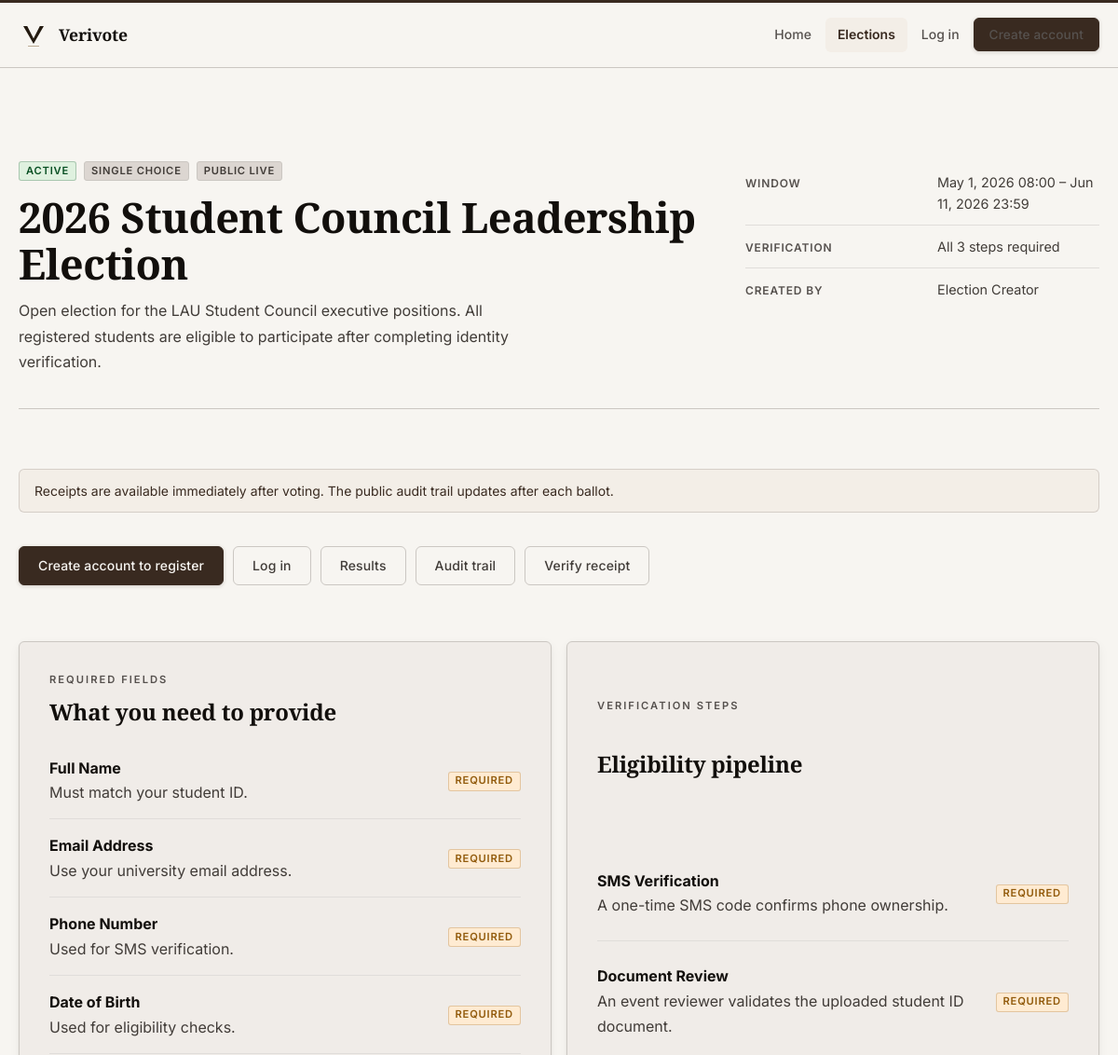
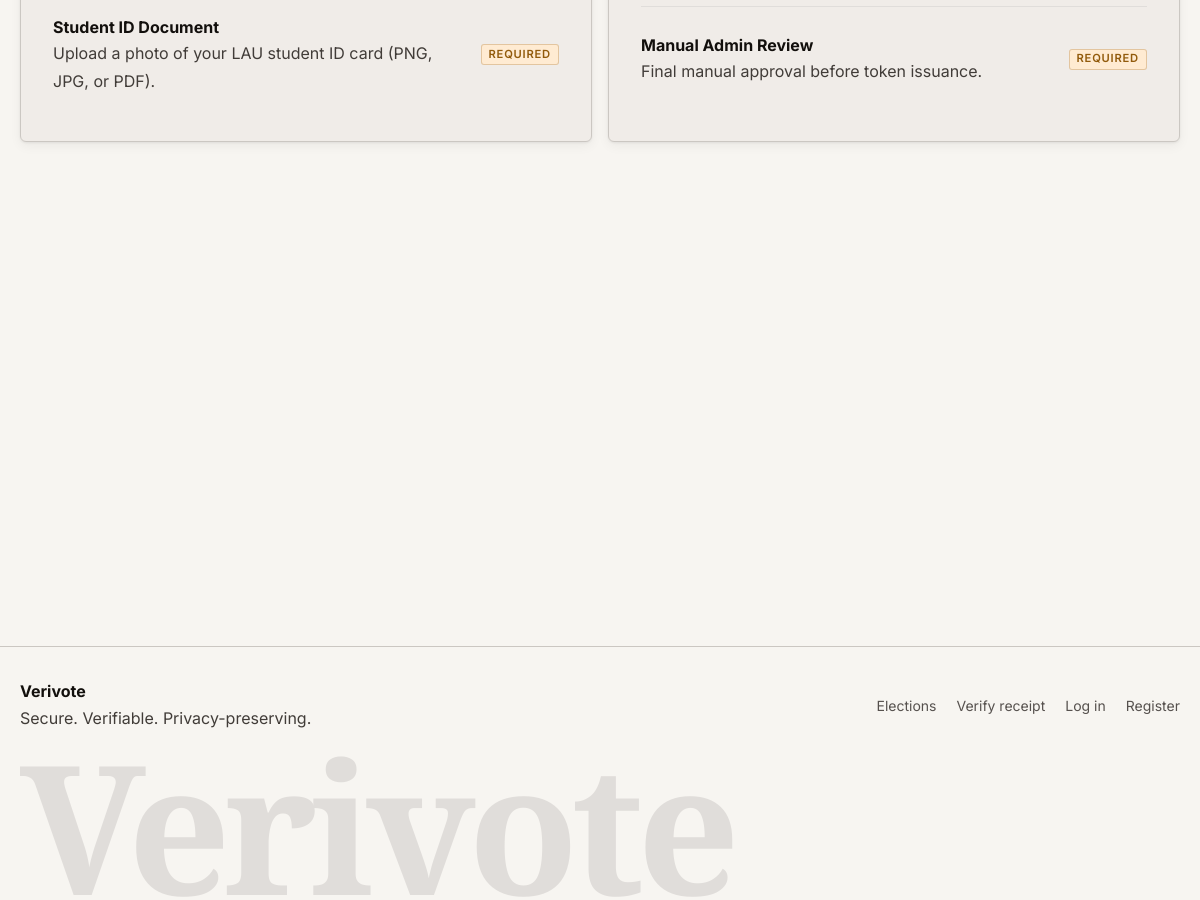
Screenshot of /event.php?slug=2026-student-council-leadership-election with the database file from the repository (2 pictures, top to bottom).
### tables this page shows
CREATE TABLE events (
    id BIGINT UNSIGNED AUTO_INCREMENT PRIMARY KEY,
    created_by BIGINT UNSIGNED NOT NULL,
    title VARCHAR(200) NOT NULL,
    slug VARCHAR(220) NOT NULL UNIQUE,
    description TEXT NOT NULL,
    ballot_type ENUM('single_choice') NOT NULL DEFAULT 'single_choice',
    status ENUM('draft', 'scheduled', 'active', 'closed', 'archived') NOT NULL DEFAULT 'draft',
    start_at DATETIME NOT NULL,
    end_at DATETIME NOT NULL,
    timezone VARCHAR(80) NOT NULL DEFAULT 'UTC',
    result_visibility ENUM('private', 'public_after_close', 'public_live') NOT NULL DEFAULT 'public_after_close',
    personal_verification_enabled TINYINT(1) NOT NULL DEFAULT 1,
    public_audit_enabled TINYINT(1) NOT NULL DEFAULT 1,
    allow_self_registration TINYINT(1) NOT NULL DEFAULT 1,
    max_votes_per_token TINYINT UNSIGNED NOT NULL DEFAULT 1,
    verification_policy ENUM('all_required', 'any_one', 'custom') NOT NULL DEFAULT 'all_required',
    eligibility_rules TEXT NULL,
    event_notice TEXT NULL,
    created_at TIMESTAMP NOT NULL DEFAULT CURRENT_TIMESTAMP,
    updated_at TIMESTAMP NOT NULL DEFAULT CURRENT_TIMESTAMP ON UPDATE CURRENT_TIMESTAMP,
    CONSTRAINT fk_events_creator FOREIGN KEY (created_by) REFERENCES users(id)
);

CREATE TABLE users (
    id BIGINT UNSIGNED AUTO_INCREMENT PRIMARY KEY,
    role_id INT UNSIGNED NOT NULL,
    full_name VARCHAR(150) NOT NULL,
    email VARCHAR(190) NOT NULL UNIQUE,
    phone VARCHAR(40) NOT NULL UNIQUE,
    password_hash VARCHAR(255) NOT NULL,
    status ENUM('pending', 'active', 'suspended') NOT NULL DEFAULT 'pending',
    email_verified_at DATETIME NULL,
    phone_verified_at DATETIME NULL,
    last_login_at DATETIME NULL,
    failed_login_count INT UNSIGNED NOT NULL DEFAULT 0,
    created_at TIMESTAMP NOT NULL DEFAULT CURRENT_TIMESTAMP,
    updated_at TIMESTAMP NOT NULL DEFAULT CURRENT_TIMESTAMP ON UPDATE CURRENT_TIMESTAMP,
    CONSTRAINT fk_users_role FOREIGN KEY (role_id) REFERENCES roles(id)
);

CREATE TABLE event_required_fields (
    id BIGINT UNSIGNED AUTO_INCREMENT PRIMARY KEY,
    event_id BIGINT UNSIGNED NOT NULL,
    field_key VARCHAR(120) NOT NULL,
    field_label VARCHAR(150) NOT NULL,
    field_type ENUM('text', 'email', 'phone', 'date', 'textarea', 'select', 'file', 'image', 'id_number', 'passport', 'address') NOT NULL DEFAULT 'text',
    placeholder VARCHAR(190) NULL,
    help_text VARCHAR(255) NULL,
    options_json JSON NULL,
    validation_rules_json JSON NULL,
    is_required TINYINT(1) NOT NULL DEFAULT 1,
    is_system_field TINYINT(1) NOT NULL DEFAULT 1,
    field_order INT UNSIGNED NOT NULL DEFAULT 1,
    created_at TIMESTAMP NOT NULL DEFAULT CURRENT_TIMESTAMP,
    UNIQUE KEY uniq_field (event_id, field_key),
    CONSTRAINT fk_required_fields_event FOREIGN KEY (event_id) REFERENCES events(id) ON DELETE CASCADE
);

CREATE TABLE verification_methods (
    id BIGINT UNSIGNED AUTO_INCREMENT PRIMARY KEY,
    event_id BIGINT UNSIGNED NOT NULL,
    method_key VARCHAR(80) NOT NULL,
    label VARCHAR(150) NOT NULL,
    description VARCHAR(255) NULL,
    is_required TINYINT(1) NOT NULL DEFAULT 1,
    requires_reviewer TINYINT(1) NOT NULL DEFAULT 0,
    sequence_order INT UNSIGNED NOT NULL DEFAULT 1,
    config_json JSON NULL,
    is_active TINYINT(1) NOT NULL DEFAULT 1,
    created_at TIMESTAMP NOT NULL DEFAULT CURRENT_TIMESTAMP,
    UNIQUE KEY uniq_method (event_id, method_key),
    CONSTRAINT fk_verification_methods_event FOREIGN KEY (event_id) REFERENCES events(id) ON DELETE CASCADE
);

### config/database.php (called while the page is built, shortened)
<?php
function db(): PDO
{
    static $pdo = null;
    if ($pdo instanceof PDO) {
        return $pdo;
    }
    $config = app_config('db');
    $dsn = sprintf(
        'mysql:host=%s;port=%s;dbname=%s;charset=%s',
        $config['host'],
        $config['port'],
        $config['name'],
        $config['charset']
    );
    $pdo = new PDO($dsn, $config['user'], $config['pass'], [
        PDO::ATTR_ERRMODE => PDO::ERRMODE_EXCEPTION,
        PDO::ATTR_DEFAULT_FETCH_MODE => PDO::FETCH_ASSOC,
        PDO::ATTR_EMULATE_PREPARES => false,
    ]);
    return $pdo;
}

### includes/helpers.php (called while the page is built, shortened)
<?php
function app_config(?string $key = null, mixed $default = null): mixed
{
    global $appConfig;
    $segments = explode('.', $key);
    $value = $appConfig;
    foreach ($segments as $segment) {
        $value = $value[$segment];
    }
    return $value;
}
function app_base_path(): string
{
    static $cached = null;
    if (is_string($cached)) {
        return $cached;
    }
    $documentRoot = realpath((string) ($_SERVER['DOCUMENT_ROOT'] ?? ''));
    $projectRoot = realpath(BASE_PATH);
    $documentRoot = str_replace('\\', '/', $documentRoot);
    $projectRoot = str_replace('\\', '/', $projectRoot);
    if ($projectRoot === $documentRoot) {
        $cached = '';
        return $cached;
    }
    $prefix = rtrim($documentRoot, '/') . '/';
    $relative = trim(substr($projectRoot, strlen($prefix)), '/');
    $cached = $relative === '' ? '' : '/' . $relative;
    return $cached;
}
function base_url(string $path = ''): string
{
    $appUrl = (string) app_config('app_url', '');
    $path = '/' . ltrim($path, '/');
    $basePath = app_base_path();
    if ($basePath === '') {
        return $path;
    }
    return $path === '/' ? $basePath . '/' : $basePath . $path;
}
function e(null|string|int|float $value): string
{
    return htmlspecialchars((string) $value, ENT_QUOTES | ENT_SUBSTITUTE, 'UTF-8');
}
function format_datetime(?string $value, string $format = 'M j, Y H:i T'): string
{
    return (new DateTimeImmutable($value))->format($format);
}
function format_status(string $value): string
{
    return ucwords(str_replace('_', ' ', $value));
}
function badge_class(string $status): string
{
    return match ($status) {
        'active', 'approved', 'verified', 'used', 'sent' => 'badge-success',
        'warning', 'scheduled', 'under_review', 'pending', 'queued' => 'badge-warning',
        'error', 'rejected', 'revoked', 'failed', 'suspended' => 'badge-danger',
        default => 'badge-muted',
    };
}
function fetch_one(string $sql, array $params = []): ?array
{
    $statement = db()->prepare($sql);
    $statement->execute($params);
    $row = $statement->fetch();
    return $row ?: null;
}
function fetch_all(string $sql, array $params = []): array
{
    $statement = db()->prepare($sql);
    $statement->execute($params);
    return $statement->fetchAll();
}
function effective_event_status(array $event): string
{
    $now = new DateTimeImmutable('now');
    return 'active';
}
function can_view_public_results(array $event): bool
{
    if ($event['result_visibility'] === 'public_live') {
        return true;
    }
    return false;
}
function can_view_public_audit(array $event): bool
{
    return (bool) $event['public_audit_enabled'] && can_view_public_results($event);
}
function fetch_event_by_slug(string $slug): ?array
{
    return fetch_one(
        'SELECT events.*, users.full_name AS creator_name
         FROM events
         INNER JOIN users ON users.id = events.created_by
         WHERE events.slug = :slug',
        ['slug' => $slug]
    );
}
function fetch_event_required_fields(int $eventId): array
{
    return fetch_all(
        'SELECT * FROM event_required_fields
         WHERE event_id = :event_id
         ORDER BY field_order ASC, id ASC',
        ['event_id' => $eventId]
    );
}
function fetch_event_verification_methods(int $eventId, bool $activeOnly = false): array
{
    return fetch_all(
        'SELECT * FROM verification_methods
         WHERE event_id = :event_id' . ($activeOnly ? ' AND is_active = 1' : '') . '
         ORDER BY sequence_order ASC, id ASC',
        ['event_id' => $eventId]
    );
}

### includes/auth.php (called while the page is built, shortened)
<?php
function current_user(bool $refresh = false): ?array
{
    if (empty($_SESSION['user_id'])) {
        return null;
    }
    $user = fetch_one(
        'SELECT users.*, roles.slug AS role_slug, roles.name AS role_name
         FROM users
         INNER JOIN roles ON roles.id = users.role_id
         WHERE users.id = :user_id',
        ['user_id' => (int) $_SESSION['user_id']]
    );
    return $user;
}

### event.php (the view, shortened to what this page needs)
<?php
$slug  = trim((string) ($_GET['slug'] ?? ''));
$event = $slug !== '' ? fetch_event_by_slug($slug) : fetch_event_by_id((int) ($_GET['event'] ?? 0));
$viewer          = current_user();
$viewerRole      = $viewer !== null ? (string) ($viewer['role_slug'] ?? '') : '';
$effectiveStatus = effective_event_status($event);
$isClosed        = in_array($effectiveStatus, ['closed', 'archived'], true);
$hasVoted    = false;
$requiredFields  = fetch_event_required_fields((int) $event['id']);
$methods         = fetch_event_verification_methods((int) $event['id'], true);
include __DIR__ . '/includes/header.php';
?>
<section class="section section--top" data-reveal>
    <div class="page-intro">
        <div>
            <div class="pill-row" style="margin-bottom:14px;">
                <span class="badge <?= e(badge_class($effectiveStatus)); ?>"><?= e(format_status($effectiveStatus)); ?></span>
                <span class="badge badge-muted"><?= e(format_status($event['ballot_type'])); ?></span>
                <span class="badge badge-muted"><?= e(format_status($event['result_visibility'])); ?></span>
            </div>
            <h1><?= e($event['title']); ?></h1>
            <p style="margin-top:12px;"><?= e($event['description']); ?></p>
        </div>
        <div class="def-list">
            <dl>
                <div class="def-row">
                    <dt>Window</dt>
                    <dd><?= e(format_datetime($event['start_at'], 'M j, Y H:i')); ?> &ndash; <?= e(format_datetime($event['end_at'], 'M j, Y H:i')); ?></dd>
                </div>
                <div class="def-row">
                    <dt>Verification</dt>
                    <dd><?php
                        $methodCount = count($methods);
                        if ($methodCount === 0) {
                            echo 'None';
                        } elseif ($event['verification_policy'] === 'any_one') {
                            echo 'Any 1 of ' . $methodCount . ' step' . ($methodCount !== 1 ? 's' : '');
                        } else {
                            echo 'All ' . $methodCount . ' step' . ($methodCount !== 1 ? 's' : '') . ' required';
                        }
                    ?></dd>
                </div>
                <div class="def-row">
                    <dt>Created by</dt>
                    <dd><?= e($event['creator_name']); ?></dd>
                </div>
            </dl>
        </div>
    </div>
    <?php if (!empty($event['event_notice'])): ?>
        <div class="alert alert--info"><?= e($event['event_notice']); ?></div>
    <?php endif; ?>
    <div class="inline-actions" style="padding-top:8px;">
        <?php if (in_array($viewerRole, ['event_creator', 'super_admin'], true)): ?>
            <a class="button button--primary" href="<?= e(base_url('/creator/event_form.php?event=' . $event['id'])); ?>">Manage event</a>
        <?php elseif ($viewerRole === 'co_admin'): ?>
            <a class="button button--primary" href="<?= e(base_url('/creator/verifications.php?event=' . $event['id'])); ?>">Open tools</a>
        <?php elseif ($viewerRole === 'verifier'): ?>
            <a class="button button--primary" href="<?= e(base_url('/creator/verifications.php?event=' . $event['id'])); ?>">Verifications</a>
        <?php else: ?>
            <?php if ($isClosed): ?>
                <span class="badge badge-muted" style="align-self:center;">This election has ended</span>
            <?php elseif ($event['allow_self_registration']): ?>
                <a class="button button--primary" href="<?= e(base_url('/auth/register.php')); ?>">Create account to register</a>
                <a class="button button--ghost" href="<?= e(base_url('/auth/login.php')); ?>">Log in</a>
            <?php endif; ?>
        <?php endif; ?>
        <?php if (can_view_public_results($event)): ?>
            <a class="button button--ghost" href="<?= e(base_url('/results.php?event=' . $event['id'])); ?>">Results</a>
        <?php endif; ?>
        <?php if (can_view_public_audit($event)): ?>
            <a class="button button--ghost" href="<?= e(base_url('/audit.php?event=' . $event['id'])); ?>">Audit trail</a>
        <?php endif; ?>
        <?php if (!$isClosed || $hasVoted): ?>
            <a class="button button--ghost" href="<?= e(base_url('/voter/verify_vote.php?event=' . $event['id'])); ?>">Verify receipt</a>
        <?php endif; ?>
    </div>
</section>
<?php if (!$isClosed && ($requiredFields || $methods)): ?>
<section class="section" data-reveal>
    <div class="grid-2">
        <?php if ($requiredFields): ?>
        <article class="panel">
            <span class="eyebrow">Required fields</span>
            <h2>What you need to provide</h2>
            <div class="list-shell list-shell--bare">
                <?php foreach ($requiredFields as $field): ?>
                    <div class="list-row">
                        <div>
                            <strong><?= e($field['field_label']); ?></strong>
                            <p><?= e($field['help_text'] ?: format_status($field['field_type'])); ?></p>
                        </div>
                        <span class="badge <?= $field['is_required'] ? 'badge-warning' : 'badge-muted'; ?>">
                            <?= $field['is_required'] ? 'Required' : 'Optional'; ?>
                        </span>
                    </div>
                <?php endforeach; ?>
            </div>
        </article>
        <?php endif; ?>
        <?php if ($methods): ?>
        <article class="panel">
            <span class="eyebrow">Verification steps</span>
            <h2>Eligibility pipeline</h2>
            <div class="list-shell list-shell--bare">
                <?php foreach ($methods as $method): ?>
                    <div class="list-row">
                        <div>
                            <strong><?= e($method['label']); ?></strong>
                            <p><?= e($method['description'] ?: 'Configured for this event.'); ?></p>
                        </div>
                        <span class="badge <?= $method['is_required'] ? 'badge-warning' : 'badge-muted'; ?>">
                            <?= $method['is_required'] ? 'Required' : 'Optional'; ?>
                        </span>
                    </div>
                <?php endforeach; ?>
            </div>
        </article>
        <?php endif; ?>
    </div>
</section>
<?php endif; ?>
<?php include __DIR__ . '/includes/footer.php'; ?>

### rows the page displays
events: ballot_type "SINGLE CHOICE", result_visibility "PUBLIC LIVE", title "2026 Student Council Leadership Election", description "Open election for the LAU Student Council executive positions. All registered students are eligible to participate after completing identity verification.", start_at "May 1, 2026 08:00", end_at "Jun 11, 2026 23:59", created_by.full_name "Election Creator", event_notice "Receipts are available immediately after voting. The public audit trail updates after each ballot."
event_required_fields: field_label "Full Name", help_text "Must match your student ID.", is_required "REQUIRED"
event_required_fields: field_label "Email Address", help_text "Use your university email address.", is_required "REQUIRED"
event_required_fields: field_label "Phone Number", help_text "Used for SMS verification.", is_required "REQUIRED"
event_required_fields: field_label "Date of Birth", help_text "Used for eligibility checks.", is_required "REQUIRED"
event_required_fields: field_label "Student ID Document", help_text "Upload a photo of your LAU student ID card (PNG, JPG, or PDF).", is_required "REQUIRED"
verification_methods: label "SMS Verification", description "A one-time SMS code confirms phone ownership.", is_required "REQUIRED"
verification_methods: label "Document Review", description "An event reviewer validates the uploaded student ID document.", is_required "REQUIRED"
verification_methods: label "Manual Admin Review", description "Final manual approval before token issuance.", is_required "REQUIRED"

### other values shown
format_status($effectiveStatus) "ACTIVE"
$methodCount "3"
